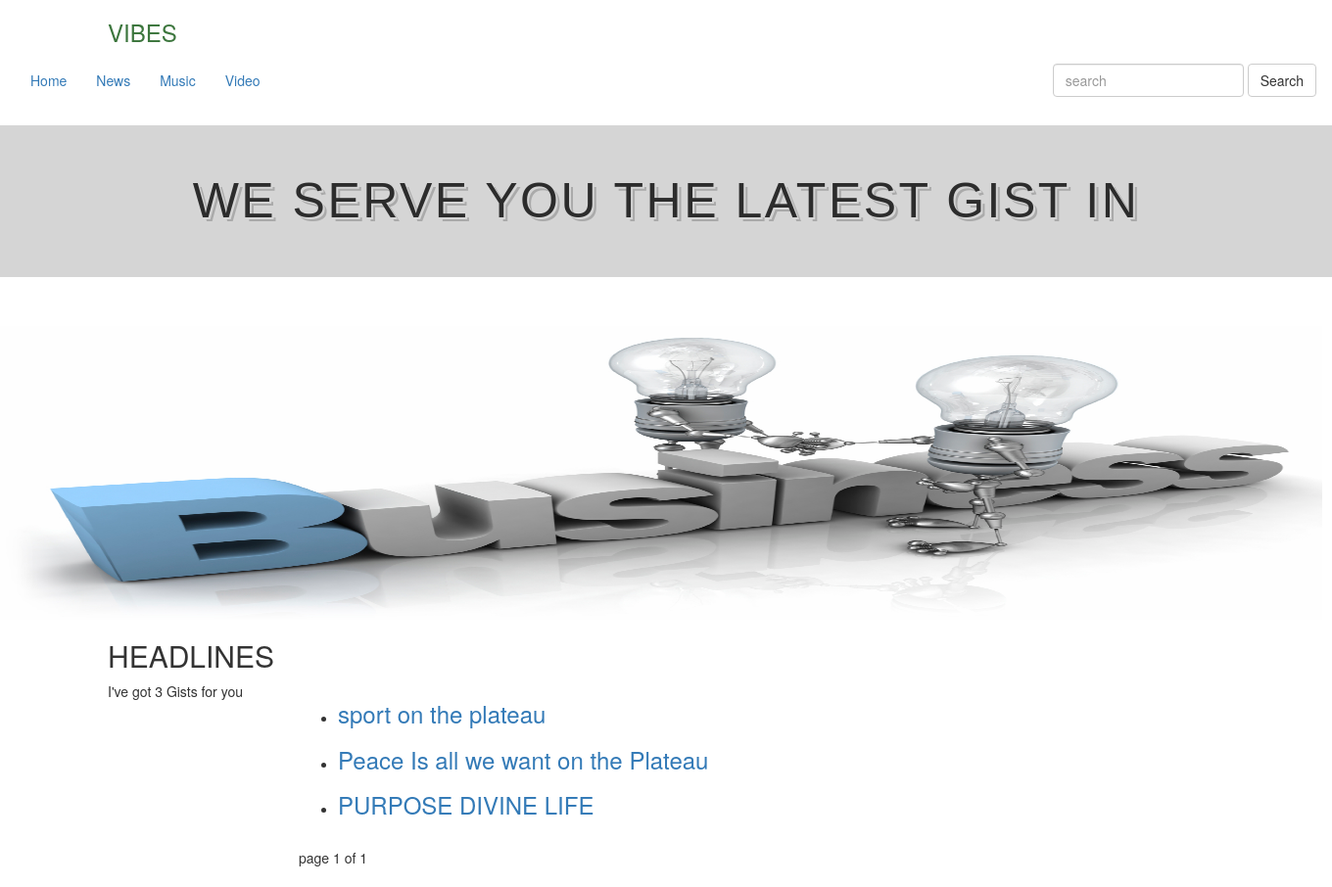
Page /blog on the committed database.
### blog/models.py (models this page shows, shortened)
class News(models.Model):
  name = models.ForeignKey(Writer, on_delete = models.CASCADE)
  title = models.CharField(max_length = 250)
  slug = models.SlugField(max_length = 300, unique_for_date = 'publish' )
  created = models.DateTimeField(auto_now_add = True)
  publish = models.DateTimeField(default = timezone.now)
  updated = models.DateTimeField(auto_now = True)
  status = models.CharField(max_length = 17, choices = pub_status)
  post = models.TextField(max_length = 1000)
  def get_absolute_url(self):
      return reverse('news-detail', args=[self.publish.year,
                                            self.publish.strftime('%m'),
                                            self.publish.strftime('%d'),
                                            self.slug])
  class Meta:
    ordering = ['-created',]

### blog/views.py (the view)
# urls.py: path('', views.index, name = 'index'),
def index(request):
  news_list = News.objects.all()
  paginator = Paginator(news_list, 10 )
  page = request.GET.get('page')
  try:
    news = paginator.page(page)
  except PageNotAnInteger:
    news = paginator.page(1)
  except EmptyPage:
   news = paginator.page(paginator.num_pages)
  return render(request, 'blog/index.html',
                {'news': news, 'page': page})

### blog/templatetags/my_tag.py (called while the page is built)
@register.simple_tag
def total_tag():
  return News.objects.count()

### blog/templates/blog/index.html (shortened to what this page needs)
{% extends "generic.html" %}
{% load my_tag %}
{% block content %}
<div class="container">
    <div i.d="headline">
      <h2>HEADLINES</h2>
    </div >
  <div class="row">
    <div class="col-md-2">
      <p>I've got {% total_tag %} Gists for you </p>
    </div>
    <div class="col-md-6">
      {% if news %}
        <ul>
          {% for gist in news %}
           <li> <h3> <a href="{{ gist.get_absolute_url }}"> {{gist.title}}</a>
             {{ gist.date }}</h3></li>
          {% endfor %}
        </ul>
     {% else %}
       <p>There's no news available</p>
     {% endif %}
     {% include "pagination.html" with page=news %}
    </div>
    <br>
  </div>
    </div>
{% endblock %}

### blog/templates/generic.html (shortened to what this page needs)
{% load static %}
<!DOCTYPE html>
<!DOCTYPE html>
<html>
<head>
    <link href="{% static 'blog/bootstrap/css/bootstrap.min.css' %}" rel="stylesheet">
		<link rel="stylesheet" href="{% static '/blog/bootstrap/css/style1.css' %}">
</head>
<body>
   <div class="container">
     <h3 class="text-success" id="h3">VIBES</h3>
   </div>
  <nav class="navbar navbar">
	  <div class="navbar-collapse collapse">
		  <ul class="nav navbar-nav">
		    <li><a href="{% url 'index' %}">Home</a></li>
		    <li><a href="">News</a></li>
		    <li><a href="">Music</a></li>
		    <li><a href="">Video</a></li>
		  </ul>
		  <form class="navbar-form navbar-right" role="search" pla >
		    <div class="form-group">
		      <input type="text" class="form-control" placeholder="search">
		    </div>
		    <button class="btn btn-default" type="submit">Search</button>
	    </form>
	  </div>
	</nav>
		<h1 class="classic"> WE SERVE YOU THE LATEST GIST IN</h1>
		<br><br>
		<img src="{% static 'blog/img/Business.jpg'  %}" height="300px" width="1350px"  id="mypics" alt="">
{% block content %}{% endblock %}
  </body>
</html>

### blog/templates/pagination.html (shortened to what this page needs)
<div class="pagination">
  <span class="step-links">
    <span class="current">
      page {{page.number}} of {{page.paginator.num_pages}}
    </span>
  </span>
</div>

### rows in the picture
News: title "sport on the plateau"
News: title "Peace Is all we want on the Plateau"
News: title "PURPOSE DIVINE LIFE"

### other values in the picture
{{ page.number }} "1"
{{ page.paginator.num_pages }} "1"
